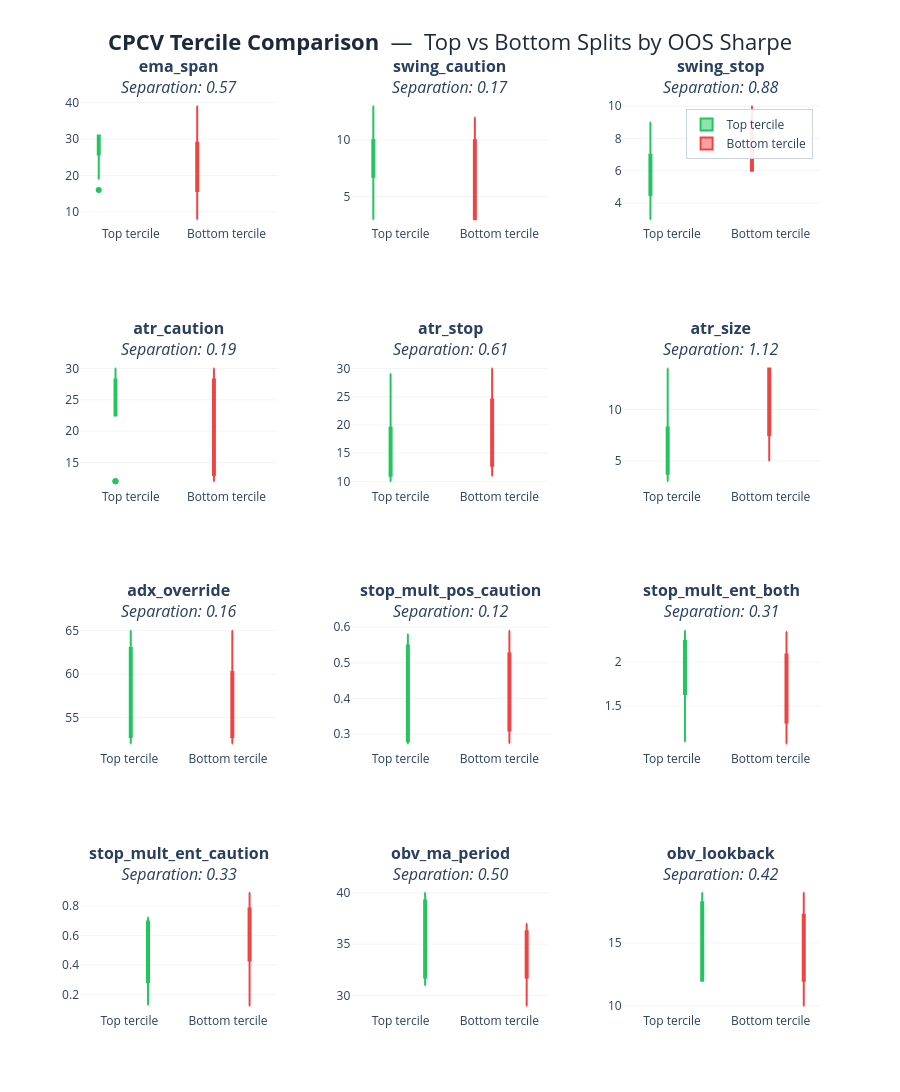

Here is the notebook cell this chart was saved with:
### Markdown cell above
### Tercile Comparison

One subplot per free parameter. Each subplot shows **two box plots side by side**:

- **Green box** — parameter values chosen by the top ⌊N/3⌋ splits ranked by OOS Sharpe.
- **Red box** — parameter values chosen by the bottom ⌊N/3⌋ splits.

The **separation score** in the subtitle is `|mean_top − mean_bottom| / pooled_std`.  
It measures how far apart the two distributions are relative to their spread.

| Separation | Interpretation |
|------------|----------------|
| < 0.5 | No meaningful difference — parameter choice doesn't predict split quality |
| 0.5–1.0 | Moderate signal — consider narrowing the range toward the top-tercile median |
| > 1.0 | Strong signal — this parameter's value is predictive of OOS performance |

**What to look for:** Parameters where the green and red boxes barely overlap and the
separation is > 1 are the most actionable — the optimizer is reliably choosing higher
(or lower) values in splits that perform well. Consider anchoring to the top-tercile
median or narrowing the search range to that region.

### Code cell
plot_tercile_comparison(results, analysis);

### Figure 1 — Plotly figure (JSON) as saved in the notebook; plotly's stock layout.template omitted (floating-point values rounded to 4 significant figures)
{"data": [{"boxmean": true, "hovertemplate": "<b>ema_span — Top tercile</b><br>%{y:.4g}<extra></extra>", "line": {"color": "#22c55e"}, "marker": {"color": "#22c55e"}, "name": "Top tercile", "showlegend": true, "type": "box", "xaxis": "x", "y": [29.0, 28.0, 16.0, 29.0, 19.0, 31.0, 29.0, 31.0, 31.0], "yaxis": "y"}, {"boxmean": true, "hovertemplate": "<b>ema_span — Bottom tercile</b><br>%{y:.4g}<extra></extra>", "line": {"color": "#ef4444"}, "marker": {"color": "#ef4444"}, "name": "Bottom tercile", "showlegend": true, "type": "box", "xaxis": "x", "y": [15.0, 8.0, 25.0, 23.0, 35.0, 27.0, 16.0, 39.0, 16.0], "yaxis": "y"}, {"boxmean": true, "hovertemplate": "<b>swing_caution — Top tercile</b><br>%{y:.4g}<extra></extra>", "line": {"color": "#22c55e"}, "marker": {"color": "#22c55e"}, "name": "Top tercile", "showlegend": false, "type": "box", "xaxis": "x2", "y": [9.0, 3.0, 10.0, 10.0, 13.0, 3.0, 8.0, 10.0, 9.0], "yaxis": "y2"}, {"boxmean": true, "hovertemplate": "<b>swing_caution — Bottom tercile</b><br>%{y:.4g}<extra></extra>", "line": {"color": "#ef4444"}, "marker": {"color": "#ef4444"}, "name": "Bottom tercile", "showlegend": false, "type": "box", "xaxis": "x2", "y": [3.0, 10.0, 10.0, 12.0, 3.0, 10.0, 9.0, 3.0, 10.0], "yaxis": "y2"}, {"boxmean": true, "hovertemplate": "<b>swing_stop — Top tercile</b><br>%{y:.4g}<extra></extra>", "line": {"color": "#22c55e"}, "marker": {"color": "#22c55e"}, "name": "Top tercile", "showlegend": false, "type": "box", "xaxis": "x3", "y": [7.0, 3.0, 5.0, 7.0, 7.0, 9.0, 3.0, 7.0, 6.0], "yaxis": "y3"}, {"boxmean": true, "hovertemplate": "<b>swing_stop — Bottom tercile</b><br>%{y:.4g}<extra></extra>", "line": {"color": "#ef4444"}, "marker": {"color": "#ef4444"}, "name": "Bottom tercile", "showlegend": false, "type": "box", "xaxis": "x3", "y": [8.0, 7.0, 6.0, 9.0, 6.0, 10.0, 10.0, 6.0, 6.0], "yaxis": "y3"}, {"boxmean": true, "hovertemplate": "<b>atr_caution — Top tercile</b><br>%{y:.4g}<extra></extra>", "line": {"color": "#22c55e"}, "marker": {"color": "#22c55e"}, "name": "Top tercile", "showlegend": false, "type": "box", "xaxis": "x4", "y": [28.0, 26.0, 28.0, 28.0, 29.0, 12.0, 12.0, 28.0, 30.0], "yaxis": "y4"}, {"boxmean": true, "hovertemplate": "<b>atr_caution — Bottom tercile</b><br>%{y:.4g}<extra></extra>", "line": {"color": "#ef4444"}, "marker": {"color": "#ef4444"}, "name": "Bottom tercile", "showlegend": false, "type": "box", "xaxis": "x4", "y": [13.0, 30.0, 12.0, 29.0, 28.0, 28.0, 28.0, 28.0, 13.0], "yaxis": "y4"}, {"boxmean": true, "hovertemplate": "<b>atr_stop — Top tercile</b><br>%{y:.4g}<extra></extra>", "line": {"color": "#22c55e"}, "marker": {"color": "#22c55e"}, "name": "Top tercile", "showlegend": false, "type": "box", "xaxis": "x5", "y": [11.0, 10.0, 11.0, 24.0, 12.0, 11.0, 18.0, 12.0, 29.0], "yaxis": "y5"}, {"boxmean": true, "hovertemplate": "<b>atr_stop — Bottom tercile</b><br>%{y:.4g}<extra></extra>", "line": {"color": "#ef4444"}, "marker": {"color": "#ef4444"}, "name": "Bottom tercile", "showlegend": false, "type": "box", "xaxis": "x5", "y": [23.0, 29.0, 13.0, 11.0, 16.0, 18.0, 22.0, 30.0, 12.0], "yaxis": "y5"}, {"boxmean": true, "hovertemplate": "<b>atr_size — Top tercile</b><br>%{y:.4g}<extra></extra>", "line": {"color": "#22c55e"}, "marker": {"color": "#22c55e"}, "name": "Top tercile", "showlegend": false, "type": "box", "xaxis": "x6", "y": [8.0, 9.0, 7.0, 6.0, 4.0, 3.0, 3.0, 14.0, 8.0], "yaxis": "y6"}, {"boxmean": true, "hovertemplate": "<b>atr_size — Bottom tercile</b><br>%{y:.4g}<extra></extra>", "line": {"color": "#ef4444"}, "marker": {"color": "#ef4444"}, "name": "Bottom tercile", "showlegend": false, "type": "box", "xaxis": "x6", "y": [14.0, 14.0, 8.0, 14.0, 5.0, 11.0, 11.0, 12.0, 6.0], "yaxis": "y6"}, {"boxmean": true, "hovertemplate": "<b>adx_override — Top tercile</b><br>%{y:.4g}<extra></extra>", "line": {"color": "#22c55e"}, "marker": {"color": "#22c55e"}, "name": "Top tercile", "showlegend": false, "type": "box", "xaxis": "x7", "y": [52.0, 58.0, 63.0, 54.0, 56.0, 65.0, 53.0, 52.0, 63.0], "yaxis": "y7"}, {"boxmean": true, "hovertemplate": "<b>adx_override — Bottom tercile</b><br>%{y:.4g}<extra></extra>", "line": {"color": "#ef4444"}, "marker": {"color": "#ef4444"}, "name": "Bottom tercile", "showlegend": false, "type": "box", "xaxis": "x7", "y": [59.0, 52.0, 65.0, 53.0, 54.0, 52.0, 57.0, 53.0, 64.0], "yaxis": "y7"}, {"boxmean": true, "hovertemplate": "<b>stop_mult_pos_caution — Top tercile</b><br>%{y:.4g}<extra></extra>", "line": {"color": "#22c55e"}, "marker": {"color": "#22c55e"}, "name": "Top tercile", "showlegend": false, "type": "box", "xaxis": "x8", "y": [0.5805, 0.542, 0.2738, 0.538, 0.277, 0.5681, 0.2815, 0.3296, 0.3119], "yaxis": "y8"}, {"boxmean": true, "hovertemplate": "<b>stop_mult_pos_caution — Bottom tercile</b><br>%{y:.4g}<extra></extra>", "line": {"color": "#ef4444"}, "marker": {"color": "#ef4444"}, "name": "Bottom tercile", "showlegend": false, "type": "box", "xaxis": "x8", "y": [0.3103, 0.3773, 0.399, 0.5268, 0.5903, 0.5156, 0.5257, 0.3092, 0.275], "yaxis": "y8"}, {"boxmean": true, "hovertemplate": "<b>stop_mult_ent_both — Top tercile</b><br>%{y:.4g}<extra></extra>", "line": {"color": "#22c55e"}, "marker": {"color": "#22c55e"}, "name": "Top tercile", "showlegend": false, "type": "box", "xaxis": "x9", "y": [2.359, 1.913, 1.096, 1.738, 2.209, 2.335, 1.826, 1.916, 1.338], "yaxis": "y9"}, {"boxmean": true, "hovertemplate": "<b>stop_mult_ent_both — Bottom tercile</b><br>%{y:.4g}<extra></extra>", "line": {"color": "#ef4444"}, "marker": {"color": "#ef4444"}, "name": "Bottom tercile", "showlegend": false, "type": "box", "xaxis": "x9", "y": [2.203, 2.051, 1.719, 1.812, 1.273, 1.072, 1.324, 1.803, 2.343], "yaxis": "y9"}, {"boxmean": true, "hovertemplate": "<b>stop_mult_ent_caution — Top tercile</b><br>%{y:.4g}<extra></extra>", "line": {"color": "#22c55e"}, "marker": {"color": "#22c55e"}, "name": "Top tercile", "showlegend": false, "type": "box", "xaxis": "x10", "y": [0.7209, 0.7111, 0.6882, 0.6363, 0.2751, 0.284, 0.4311, 0.6838, 0.1301], "yaxis": "y10"}, {"boxmean": true, "hovertemplate": "<b>stop_mult_ent_caution — Bottom tercile</b><br>%{y:.4g}<extra></extra>", "line": {"color": "#ef4444"}, "marker": {"color": "#ef4444"}, "name": "Bottom tercile", "showlegend": false, "type": "box", "xaxis": "x10", "y": [0.5031, 0.4637, 0.3257, 0.607, 0.8606, 0.8886, 0.7085, 0.1233, 0.7561], "yaxis": "y10"}, {"boxmean": true, "hovertemplate": "<b>obv_ma_period — Top tercile</b><br>%{y:.4g}<extra></extra>", "line": {"color": "#22c55e"}, "marker": {"color": "#22c55e"}, "name": "Top tercile", "showlegend": false, "type": "box", "xaxis": "x11", "y": [36.0, 40.0, 40.0, 36.0, 39.0, 31.0, 34.0, 32.0, 31.0], "yaxis": "y11"}, {"boxmean": true, "hovertemplate": "<b>obv_ma_period — Bottom tercile</b><br>%{y:.4g}<extra></extra>", "line": {"color": "#ef4444"}, "marker": {"color": "#ef4444"}, "name": "Bottom tercile", "showlegend": false, "type": "box", "xaxis": "x11", "y": [36.0, 37.0, 34.0, 36.0, 33.0, 31.0, 32.0, 29.0, 37.0], "yaxis": "y11"}, {"boxmean": true, "hovertemplate": "<b>obv_lookback — Top tercile</b><br>%{y:.4g}<extra></extra>", "line": {"color": "#22c55e"}, "marker": {"color": "#22c55e"}, "name": "Top tercile", "showlegend": false, "type": "box", "xaxis": "x12", "y": [17.0, 12.0, 19.0, 17.0, 19.0, 18.0, 17.0, 12.0, 12.0], "yaxis": "y12"}, {"boxmean": true, "hovertemplate": "<b>obv_lookback — Bottom tercile</b><br>%{y:.4g}<extra></extra>", "line": {"color": "#ef4444"}, "marker": {"color": "#ef4444"}, "name": "Bottom tercile", "showlegend": false, "type": "box", "xaxis": "x12", "y": [12.0, 18.0, 10.0, 17.0, 16.0, 12.0, 12.0, 16.0, 19.0], "yaxis": "y12"}], "layout": {"annotations": [{"font": {"size": 16}, "showarrow": false, "text": "<b>ema_span</b><br><i>Separation: 0.57</i>", "x": 0.1333, "xanchor": "center", "xref": "paper", "y": 1, "yanchor": "bottom", "yref": "paper"}, {"font": {"size": 16}, "showarrow": false, "text": "<b>swing_caution</b><br><i>Separation: 0.17</i>", "x": 0.5, "xanchor": "center", "xref": "paper", "y": 1, "yanchor": "bottom", "yref": "paper"}, {"font": {"size": 16}, "showarrow": false, "text": "<b>swing_stop</b><br><i>Separation: 0.88</i>", "x": 0.8667, "xanchor": "center", "xref": "paper", "y": 1, "yanchor": "bottom", "yref": "paper"}, {"font": {"size": 16}, "showarrow": false, "text": "<b>atr_caution</b><br><i>Separation: 0.19</i>", "x": 0.1333, "xanchor": "center", "xref": "paper", "y": 0.7125, "yanchor": "bottom", "yref": "paper"}, {"font": {"size": 16}, "showarrow": false, "text": "<b>atr_stop</b><br><i>Separation: 0.61</i>", "x": 0.5, "xanchor": "center", "xref": "paper", "y": 0.7125, "yanchor": "bottom", "yref": "paper"}, {"font": {"size": 16}, "showarrow": false, "text": "<b>atr_size</b><br><i>Separation: 1.12</i>", "x": 0.8667, "xanchor": "center", "xref": "paper", "y": 0.7125, "yanchor": "bottom", "yref": "paper"}, {"font": {"size": 16}, "showarrow": false, "text": "<b>adx_override</b><br><i>Separation: 0.16</i>", "x": 0.1333, "xanchor": "center", "xref": "paper", "y": 0.425, "yanchor": "bottom", "yref": "paper"}, {"font": {"size": 16}, "showarrow": false, "text": "<b>stop_mult_pos_caution</b><br><i>Separation: 0.12</i>", "x": 0.5, "xanchor": "center", "xref": "paper", "y": 0.425, "yanchor": "bottom", "yref": "paper"}, {"font": {"size": 16}, "showarrow": false, "text": "<b>stop_mult_ent_both</b><br><i>Separation: 0.31</i>", "x": 0.8667, "xanchor": "center", "xref": "paper", "y": 0.425, "yanchor": "bottom", "yref": "paper"}, {"font": {"size": 16}, "showarrow": false, "text": "<b>stop_mult_ent_caution</b><br><i>Separation: 0.33</i>", "x": 0.1333, "xanchor": "center", "xref": "paper", "y": 0.1375, "yanchor": "bottom", "yref": "paper"}, {"font": {"size": 16}, "showarrow": false, "text": "<b>obv_ma_period</b><br><i>Separation: 0.50</i>", "x": 0.5, "xanchor": "center", "xref": "paper", "y": 0.1375, "yanchor": "bottom", "yref": "paper"}, {"font": {"size": 16}, "showarrow": false, "text": "<b>obv_lookback</b><br><i>Separation: 0.42</i>", "x": 0.8667, "xanchor": "center", "xref": "paper", "y": 0.1375, "yanchor": "bottom", "yref": "paper"}], "boxmode": "group", "height": 1280, "legend": {"bgcolor": "rgba(255, 255, 255, 0.9)", "bordercolor": "#cbd5e1", "borderwidth": 1, "x": 0.99, "xanchor": "right", "y": 0.99, "yanchor": "top"}, "title": {"font": {"color": "#1E293B", "size": 22}, "text": "<b>CPCV Tercile Comparison</b>  —  Top vs Bottom Splits by OOS Sharpe", "x": 0.5, "xanchor": "center"}, "xaxis": {"anchor": "y", "domain": [0, 0.2667], "showgrid": false}, "xaxis10": {"anchor": "y10", "domain": [0, 0.2667], "showgrid": false}, "xaxis11": {"anchor": "y11", "domain": [0.3667, 0.6333], "showgrid": false}, "xaxis12": {"anchor": "y12", "domain": [0.7333, 1], "showgrid": false}, "xaxis2": {"anchor": "y2", "domain": [0.3667, 0.6333], "showgrid": false}, "xaxis3": {"anchor": "y3", "domain": [0.7333, 1], "showgrid": false}, "xaxis4": {"anchor": "y4", "domain": [0, 0.2667], "showgrid": false}, "xaxis5": {"anchor": "y5", "domain": [0.3667, 0.6333], "showgrid": false}, "xaxis6": {"anchor": "y6", "domain": [0.7333, 1], "showgrid": false}, "xaxis7": {"anchor": "y7", "domain": [0, 0.2667], "showgrid": false}, "xaxis8": {"anchor": "y8", "domain": [0.3667, 0.6333], "showgrid": false}, "xaxis9": {"anchor": "y9", "domain": [0.7333, 1], "showgrid": false}, "yaxis": {"anchor": "x", "domain": [0.8625, 1], "gridcolor": "#f1f5f9", "gridwidth": 1, "showgrid": true}, "yaxis10": {"anchor": "x10", "domain": [0, 0.1375], "gridcolor": "#f1f5f9", "gridwidth": 1, "showgrid": true}, "yaxis11": {"anchor": "x11", "domain": [0, 0.1375], "gridcolor": "#f1f5f9", "gridwidth": 1, "showgrid": true}, "yaxis12": {"anchor": "x12", "domain": [0, 0.1375], "gridcolor": "#f1f5f9", "gridwidth": 1, "showgrid": true}, "yaxis2": {"anchor": "x2", "domain": [0.8625, 1], "gridcolor": "#f1f5f9", "gridwidth": 1, "showgrid": true}, "yaxis3": {"anchor": "x3", "domain": [0.8625, 1], "gridcolor": "#f1f5f9", "gridwidth": 1, "showgrid": true}, "yaxis4": {"anchor": "x4", "domain": [0.575, 0.7125], "gridcolor": "#f1f5f9", "gridwidth": 1, "showgrid": true}, "yaxis5": {"anchor": "x5", "domain": [0.575, 0.7125], "gridcolor": "#f1f5f9", "gridwidth": 1, "showgrid": true}, "yaxis6": {"anchor": "x6", "domain": [0.575, 0.7125], "gridcolor": "#f1f5f9", "gridwidth": 1, "showgrid": true}, "yaxis7": {"anchor": "x7", "domain": [0.2875, 0.425], "gridcolor": "#f1f5f9", "gridwidth": 1, "showgrid": true}, "yaxis8": {"anchor": "x8", "domain": [0.2875, 0.425], "gridcolor": "#f1f5f9", "gridwidth": 1, "showgrid": true}, "yaxis9": {"anchor": "x9", "domain": [0.2875, 0.425], "gridcolor": "#f1f5f9", "gridwidth": 1, "showgrid": true}}}
